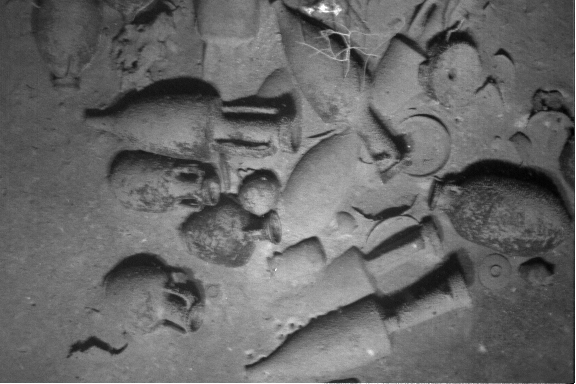
#> input picture filre/RSN/third/3_6.tif, 576 x 384 px, found by its file name
$ python panoroma.py
#> lines starting #> are read from the running program, lines starting #| are printed output that depends on the picture; after the words box and inside, x2 and y2 are one past the last pixel; in counts of white or black regions, pixels touching at a corner belong together
import cv2 as cv
import numpy as np
import imutils

# image mosaic of underwater images
# https://www.pyimagesearch.com/2016/01/11/opencv-panorama-stitching/

class Stitcher:
    def __init__(self):
        # determine if we are using OpenCV v3.X
        self.isv3 = imutils.is_cv3(or_better=True)

    def stitch(self, images, ratio=0.75, reprojThresh=4.0,
        showMatches=False, stitch_mode="vertical"):
        # unpack the images, then detect keypoints and extract
        # local invariant descriptors from them
        (imageB, imageA) = images
        (kpsA, featuresA) = self.detectAndDescribe(imageA)
        (kpsB, featuresB) = self.detectAndDescribe(imageB)

        # match features between the two images
        M = self.matchKeypoints(kpsA, kpsB,
            featuresA, featuresB, ratio, reprojThresh)

        # if the match is None, then there aren't enough matched
        # keypoints to create a panorama
        if M is None:
            return None

        # otherwise, apply a perspective warp to stitch the images
        # together
        (matches, H, status) = M
        if stitch_mode == "horizontal":
            result = cv.warpPerspective(imageA, H, (imageA.shape[1] + imageB.shape[1], imageA.shape[0]))
            result[0:imageB.shape[0], 0:imageB.shape[1]] = imageB
        elif stitch_mode == "vertical":
            result = cv.warpPerspective(imageA, H, (imageA.shape[1], imageA.shape[0] + imageB.shape[0]))
            result[imageA.shape[0]:, :] = imageB
        else:
            raise ValueError("Invalid stitch_mode. Allowed values are 'horizontal' and 'vertical'.")

        # check to see if the keypoint matches should be visualized
        if showMatches:
            vis = self.drawMatches(imageA, imageB, kpsA, kpsB, matches,
                status)

            # return a tuple of the stitched image and the
            # visualization
            return (result, vis)

        # return the stitched image
        return result

    def detectAndDescribe(self, image):
        # convert the image to grayscale
        gray = cv.cvtColor(image, cv.COLOR_BGR2GRAY)

        # check to see if we are using OpenCV 3.X
        if self.isv3:
            # detect and extract features from the image
            descriptor = cv.xfeatures2d.SIFT_create()
            (kps, features) = descriptor.detectAndCompute(image, None)

        # otherwise, we are using OpenCV 2.4.X
        else:
            # detect keypoints in the image
            detector = cv.FeatureDetector_create("SIFT")
            kps = detector.detect(gray)

            # extract features from the image
            extractor = cv.DescriptorExtractor_create("SIFT")
            (kps, features) = extractor.compute(gray, kps)

        # convert the keypoints from KeyPoint objects to NumPy
        # arrays
        kps = np.float32([kp.pt for kp in kps])

        # return a tuple of keypoints and features
        return (kps, features)

    def matchKeypoints(self, kpsA, kpsB, featuresA, featuresB,
        ratio, reprojThresh):
        # compute the raw matches and initialize the list of actual
        # matches
        matcher = cv.DescriptorMatcher_create("BruteForce")
        rawMatches = matcher.knnMatch(featuresA, featuresB, 2)
        matches = []

        # loop over the raw matches
        for m in rawMatches:
            # ensure the distance is within a certain ratio of each
            # other (i.e. Lowe's ratio test)
            if len(m) == 2 and m[0].distance < m[1].distance * ratio:
                matches.append((m[0].trainIdx, m[0].queryIdx))

        # computing a homography requires at least 4 matches
        if len(matches) > 4:
            # construct the two sets of points
            ptsA = np.float32([kpsA[i] for (_, i) in matches])
            ptsB = np.float32([kpsB[i] for (i, _) in matches])

            # compute the homography between the two sets of points
            (H, status) = cv.findHomography(ptsA, ptsB, cv.RANSAC,
                reprojThresh)

            # return the matches along with the homograpy matrix
            # and status of each matched point
            return (matches, H, status)

        # otherwise, no homograpy could be computed
        return None


    def drawMatches(self, imageA, imageB, kpsA, kpsB, matches, status):
        # initialize the output visualization image
        (hA, wA) = imageA.shape[:2]
        (hB, wB) = imageB.shape[:2]
        vis = np.zeros((max(hA, hB), wA + wB, 3), dtype="uint8")
        vis[0:hA, 0:wA] = imageA
        vis[0:hB, wA:] = imageB

        # loop over the matches
        for ((trainIdx, queryIdx), s) in zip(matches, status):
            # only process the match if the keypoint was successfully
            # matched
            if s == 1:
                # draw the match
                ptA = (int(kpsA[queryIdx][0]), int(kpsA[queryIdx][1]))
                ptB = (int(kpsB[trainIdx][0]) + wA, int(kpsB[trainIdx][1]))
                cv.line(vis, ptA, ptB, (0, 255, 0), 1)

        # return the visualization
        return vis


def main():
    # send in the path to the folder containing the image

    imageA = cv.imread("3_6.tif")
#> imageA is the input picture: shape (384, 576, 3); min 0, max 255, mean 103.9
    imageB = cv.imread("3_7.tif")
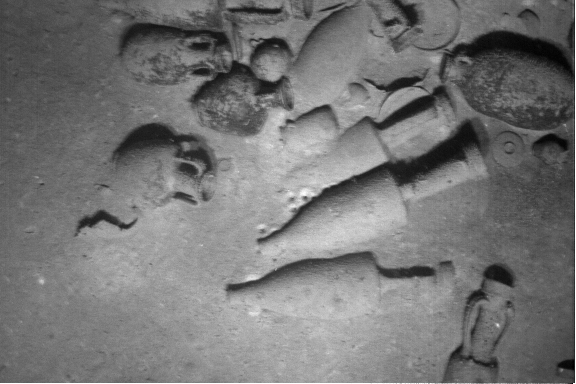
#> input picture filre/RSN/third/3_7.tif, 576 x 384 px, found by its file name
#> imageB is the input picture: shape (384, 576, 3); min 0, max 255, mean 117.3

    # pass in the images to the stitcher
    stitcher = Stitcher()


    result, vis = stitcher.stitch([imageA, imageB], showMatches=True, stitch_mode="vertical")
#> in detectAndDescribe, `kps = detector.detect(gray)`: kps = 696 keypoints; strongest (x, y, size): (404, 171, 21.8), (305, 198, 2.8), (289, 121, 3.8), (497, 325, 2.1)
#> in detectAndDescribe, `kps = np.float32([kp.pt for kp in kps])`: kps = 696 pairs, first value 8.28 to 571.8, second value 3.58 to 380.4
#> in stitch, `(kpsA, featuresA) = self.detectAndDescribe(imageA)`: kpsA has the same summary as kps in detectAndDescribe
#> in detectAndDescribe (call 2), `kps = detector.detect(gray)`: kps = 912 keypoints; strongest (x, y, size): (323, 8, 5.9), (309, 11, 5), (337, 11, 5.1), (313, 240, 6.7)
#> in stitch, `(kpsB, featuresB) = self.detectAndDescribe(imageB)`: kpsB = 912 pairs, first value 31.56 to 572.2, second value 2.46 to 380.8
#> in matchKeypoints, `rawMatches = matcher.knnMatch(featuresA, featuresB, 2)`: rawMatches = 696 matches
#> after the loop in matchKeypoints, `for m in rawMatches:`: matches = 233 pairs, first value 1 to 885, second value 2 to 688
#> in matchKeypoints, `ptsA = np.float32([kpsA[i] for (_, i) in matches])`: ptsA = 233 pairs, first value 42.03 to 560.6, second value 3.96 to 298.7
#> in matchKeypoints, `ptsB = np.float32([kpsB[i] for (i, _) in matches])`: ptsB = 233 pairs, first value 33.53 to 547.5, second value 113.2 to 356.2
#> in matchKeypoints, `(H, status) = cv.findHomography(ptsA, ptsB, cv.RANSAC, reprojThresh)`: H = [[1.03, 0.071, -19.2], [-0.00306, 1.12, 129.8], [-5.37e-07, 0.00037, 1]]; status = 233 values, max 1 at index 1, min 0 at index 0, mean 0.815
#> in stitch, `result = cv.warpPerspective(imageA, H, (imageA.shape[1], imageA.shape[..`:
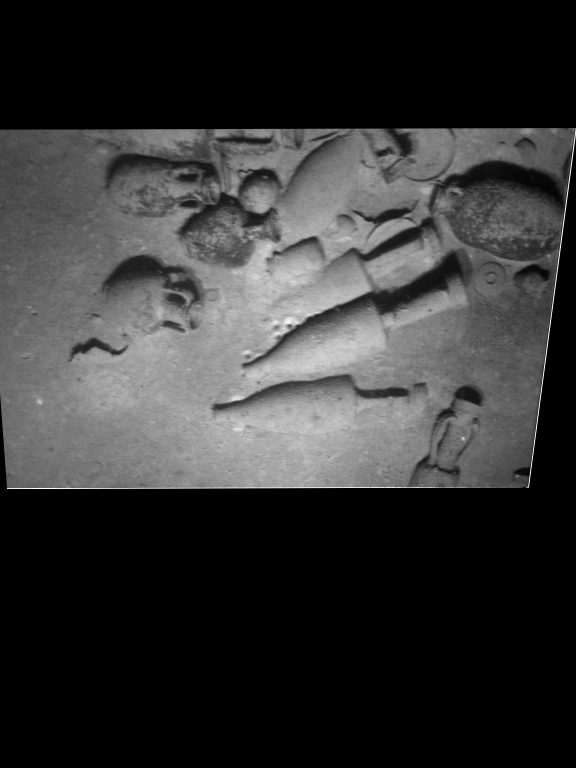
#> result: shape (768, 576, 3); min 0, max 255, mean 52
#> in stitch, `result[imageA.shape[0]:, :] = imageB`:
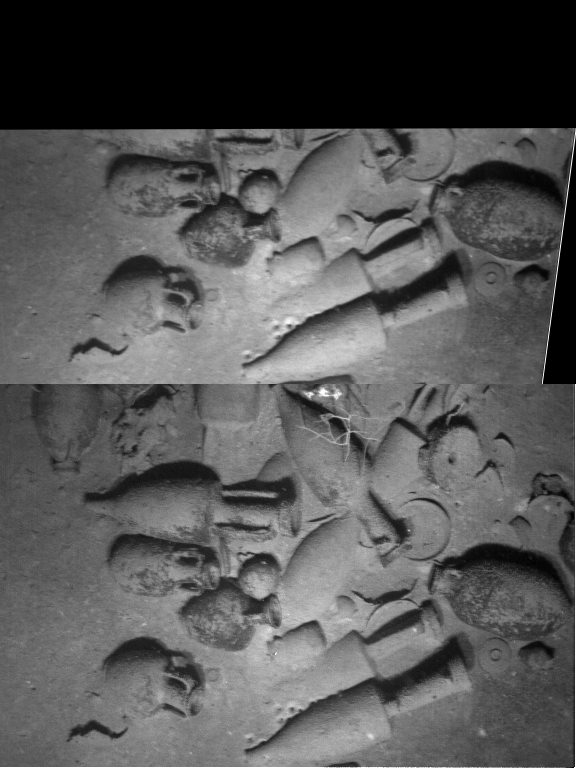
#> result: shape (768, 576, 3); min 0, max 255, mean 87.2
#> in drawMatches, `vis[0:hA, 0:wA] = imageA`:
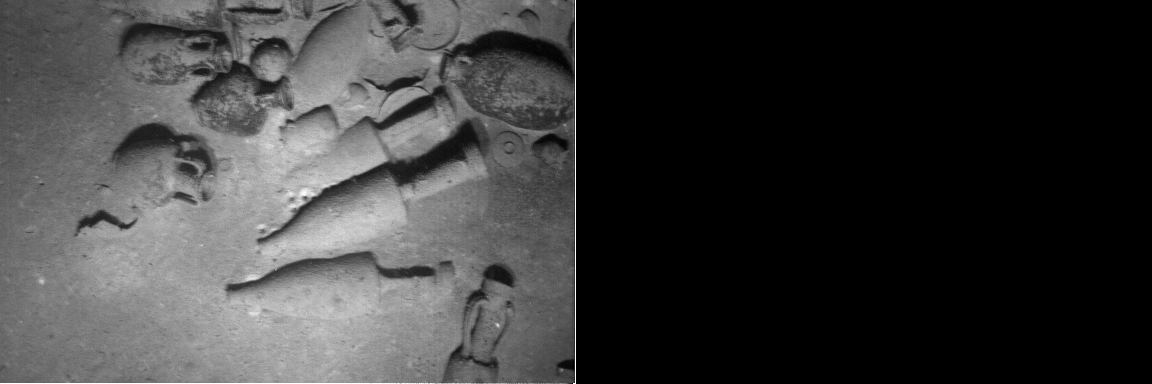
#> vis: shape (384, 1152, 3); min 0, max 255, mean 58.6
#> in drawMatches, `vis[0:hB, wA:] = imageB`:
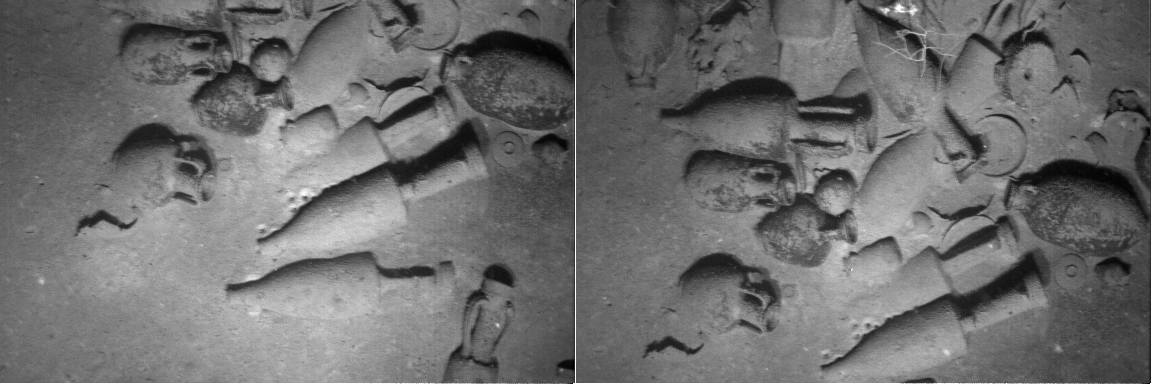
#> vis: shape (384, 1152, 3); min 0, max 255, mean 110.6
#> the loop in drawMatches, `for ((trainIdx, queryIdx), s) in zip(matches, status):` made 233 passes
#> (trainIdx, queryIdx, s, ptA, ptB) on passes 2, 3, 5, 6, 8, 9, 10, 12, 14, 15, 16, 17: (15, 10, [1], (86, 229), (654, 353)), (16, 13, [1], (90, 225), (658, 350)), (22, 16, [1], (102, 223), (669, 349)), (23, 17, [1], (102, 223), (669, 349)), (31, 20, [1], (112, 220), (679, 346)), (32, 21, [1], (112, 220), (679, 346)), (33, 23, [1], (113, 212), (680, 339)), (41, 30, [1], (126, 221), (693, 346)), (52, 33, [1], (133, 206), (700, 332)), (66, 40, [1], (143, 61), (707, 191)), (72, 47, [1], (148, 65), (712, 196)), (77, 49, [1], (151, 54), (715, 184))
#> (ptA, ptB) on passes 61 to 66: ((195, 46), (760, 177)), ((197, 39), (761, 170)), ((199, 166), (764, 299)), ((199, 166), (764, 299)), ((199, 203), (763, 333)), ((201, 17), (764, 149))
#> after the loop in drawMatches, `for ((trainIdx, queryIdx), s) in zip(matches, status):`:
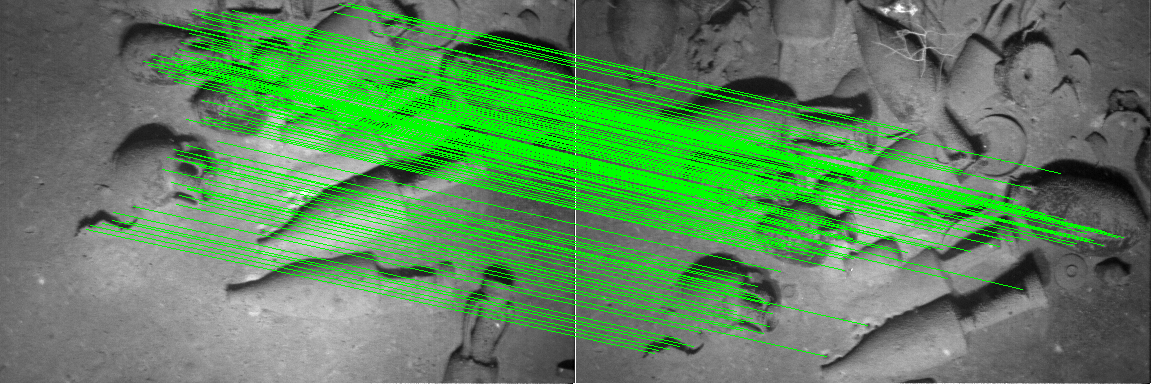
#> vis: shape (384, 1152, 3); 16.23% of pixels changed, all inside (x1, y1, x2, y2) = (86, 3, 1124, 357)

    # show the images
    cv.imshow("Image A", imageA)
    cv.imshow("Image B", imageB)
    cv.imshow("Keypoint Matches", vis)
    cv.imshow("Result", result)
    cv.waitKey(0)


if __name__ == "__main__":
    main()
